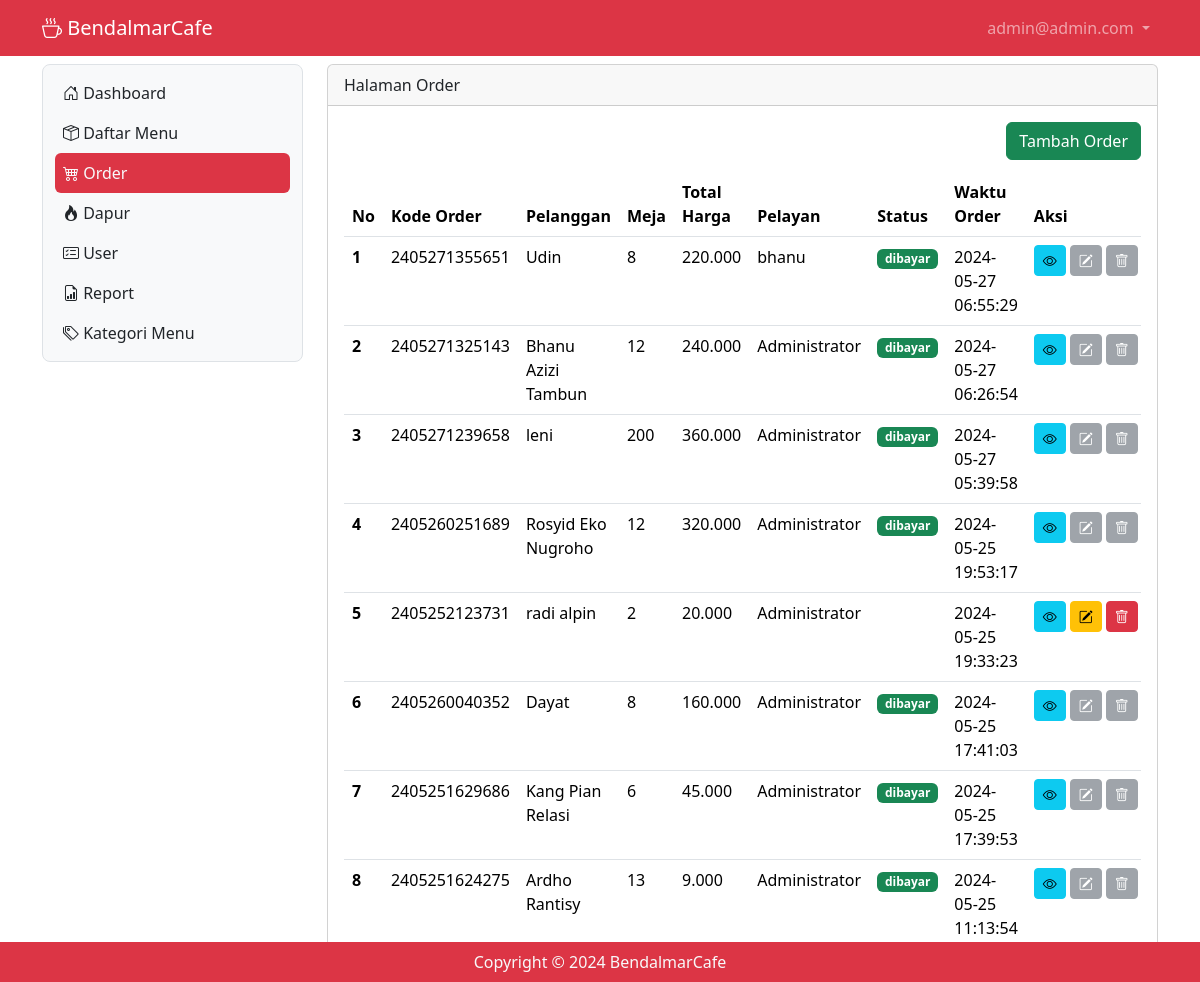
Screenshot of /order (signed in) with the database file from the repository.
### tables this page shows
CREATE TABLE `tb_user` (
  `id` int(10) NOT NULL,
  `nama` varchar(200) DEFAULT NULL,
  `username` varchar(200) DEFAULT NULL,
  `password` varchar(200) DEFAULT NULL,
  `level` int(10) DEFAULT NULL,
  `nohp` varchar(15) DEFAULT NULL,
  `alamat` varchar(300) DEFAULT NULL
);

CREATE TABLE `tb_order` (
  `id_order` bigint(19) NOT NULL,
  `pelanggan` varchar(200) DEFAULT NULL,
  `meja` int(10) DEFAULT NULL,
  `pelayan` int(10) DEFAULT NULL,
  `waktu_order` timestamp NULL DEFAULT current_timestamp() ON UPDATE current_timestamp()
);

### order.php (the view, shortened to what this page needs)
<?php
include "proses/connect.php";
$query = mysqli_query($conn, "SELECT tb_order.*,tb_bayar.*,nama, SUM(harga*jumlah) AS harganya FROM tb_order
LEFT JOIN tb_user ON tb_user.id = tb_order.pelayan
LEFT JOIN tb_list_order ON tb_list_order.kode_order = tb_order.id_order
LEFT JOIN tb_daftar_menu ON tb_daftar_menu.id = tb_list_order.menu
LEFT JOIN tb_bayar ON tb_bayar.id_bayar = tb_order.id_order
GROUP BY id_order ORDER BY waktu_order DESC");
while ($record = mysqli_fetch_array($query)) {
    $result[] = $record;
}
?>
<div class="col-lg-9 mt-2">
    <div class="card">
        <div class="card-header">
            Halaman Order
        </div>
        <div class="card-body">
            <div class="row">
                <div class="col d-flex justify-content-end mb-1">
                    <button class="btn btn-success" data-bs-toggle="modal" data-bs-target="#modalTambahUser">Tambah Order</button>
                </div>
            </div>
            <?php
            if (empty($result)) {
                echo "Daftar menu tidak ada";
            } else {
            ?>
                <div class=" table-responsive mt-2">
                    <table class="table table-hover" id="example">
                        <thead>
                            <tr class="text-no-warp">
                                <th scope="col">No</th>
                                <th scope="col">Kode Order</th>
                                <th scope="col">Pelanggan</th>
                                <th scope="col">Meja</th>
                                <th scope="col">Total Harga</th>
                                <th scope="col">Pelayan</th>
                                <th scope="col">Status</th>
                                <th scope="col">Waktu Order</th>
                                <th scope="col">Aksi</th>
                            </tr>
                        </thead>
                        <tbody>
                            <?php
                            $no = 1;
                            foreach ($result as $row) {
                            ?>
                                <tr>
                                    <th scope="row"><?php echo $no++ ?></th>
                                    <td><?php echo $row['id_order'] ?></td>
                                    <td><?php echo $row['pelanggan'] ?></td>
                                    <td><?php echo $row['meja'] ?></td>
                                    <td><?php echo number_format((int)$row['harganya'], 0, ',', '.') ?></td>
                                    <td><?php echo $row['nama'] ?></td>
                                    <td>
                                        <?php echo (!empty($row['id_bayar'])) ? "<span class='badge text-bg-success'>dibayar</span>" : ""; ?>
                                    </td>
                                    <td><?php echo $row['waktu_order'] ?></td>
                                    <td>
                                        <div class="d-flex">
                                            <a class="btn btn-info btn-sm me-1" href="./?x=order_item&order=<?php echo $row['id_order'] . "&meja=" . $row['meja'] . "&pelanggan=" . $row['pelanggan'] ?>"><i class="bi bi-eye"></i></a>
                                            <button class="<?php echo (!empty($row['id_bayar'])) ? 'btn btn-secondary btn-sm me-1 disabled' : 'btn btn-warning btn-sm me-1'; ?>" data-bs-toggle="modal" data-bs-target="#modalEdit<?php echo $row['id_order'] ?>"><i class="bi bi-pencil-square"></i></button>
                                            <button class="<?php echo (!empty($row['id_bayar'])) ? 'btn btn-secondary btn-sm me-1 disabled' : 'btn btn-danger btn-sm me-1'; ?>" data-bs-toggle="modal" data-bs-target="#modalDelete<?php echo $row['id_order'] ?>"><i class=" bi bi-trash"></i></button>
                                        </div>
                                    </td>
                                </tr>
                            <?php } ?>
                        </tbody>
                    </table>
                </div>
            <?php } ?>
        </div>
    </div>
</div>

### header.php (shortened to what this page needs)
<?php
include "proses/connect.php";
$query = mysqli_query($conn, "SELECT * FROM tb_user WHERE username = '$_SESSION[username_bendalmar]'");
?>
<nav class="navbar navbar-expand navbar-dark bg-danger sticky-top">
    <div class="container-lg">
        <a class="navbar-brand" href="."><i class="bi bi-cup-hot"></i> BendalmarCafe</a>
        <div class="collapse navbar-collapse justify-content-end" id="navbarNavDropdown">
            <ul class="navbar-nav">
                <li class="nav-item dropdown">
                    <a class="nav-link dropdown-toggle " href="#" role="button" data-bs-toggle="dropdown" aria-expanded="false">
                        <?php echo $hasil['username']; ?>
                    </a>
                </li>
            </ul>
        </div>
    </div>
</nav>

### rows the page displays
tb_user: username "admin@admin.com"
tb_order: id_order "2405271355651", pelanggan "Udin", meja "8", harganya "220.000", pelayan.nama "bhanu", shows "dibayar", waktu_order "2024-05-27 06:55:29"
tb_order: id_order "2405271325143", pelanggan "Bhanu Azizi Tambun", meja "12", harganya "240.000", pelayan.nama "Administrator", shows "dibayar", waktu_order "2024-05-27 06:26:54"
tb_order: id_order "2405271239658", pelanggan "leni", meja "200", harganya "360.000", pelayan.nama "Administrator", shows "dibayar", waktu_order "2024-05-27 05:39:58"
tb_order: id_order "2405260251689", pelanggan "Rosyid Eko Nugroho", meja "12", harganya "320.000", pelayan.nama "Administrator", shows "dibayar", waktu_order "2024-05-25 19:53:17"
tb_order: id_order "2405252123731", pelanggan "radi alpin", meja "2", harganya "20.000", pelayan.nama "Administrator", waktu_order "2024-05-25 19:33:23"
tb_order: id_order "2405260040352", pelanggan "Dayat", meja "8", harganya "160.000", pelayan.nama "Administrator", shows "dibayar", waktu_order "2024-05-25 17:41:03"
tb_order: id_order "2405251629686", pelanggan "Kang Pian Relasi", meja "6", harganya "45.000", pelayan.nama "Administrator", shows "dibayar", waktu_order "2024-05-25 17:39:53"
tb_order: id_order "2405251624275", pelanggan "Ardho Rantisy", meja "13", harganya "9.000", pelayan.nama "Administrator", shows "dibayar", waktu_order "2024-05-25 11:13:54"
